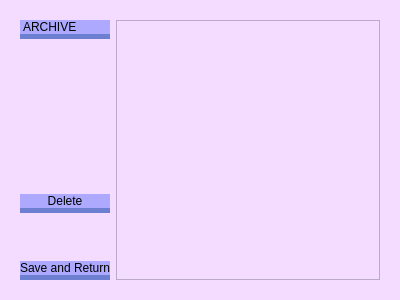
<?xml version="1.0" encoding="UTF-8"?>
<ui version="4.0">
 <class>archivewindow</class>
 <widget class="QDialog" name="archivewindow">
  <property name="geometry">
   <rect>
    <x>0</x>
    <y>0</y>
    <width>400</width>
    <height>300</height>
   </rect>
  </property>
  <property name="windowTitle">
   <string>Dialog</string>
  </property>
  <property name="styleSheet">
   <string notr="true">background-color: rgb(243, 220, 255);</string>
  </property>
  <layout class="QGridLayout" name="gridLayout">
   <item row="0" column="0">
    <widget class="QWidget" name="widget" native="true">
     <layout class="QGridLayout" name="gridLayout_3">
      <item row="0" column="0">
       <layout class="QGridLayout" name="gridLayout_2">
        <item row="0" column="1">
         <layout class="QVBoxLayout" name="verticalLayout_2">
          <property name="spacing">
           <number>0</number>
          </property>
          <item>
           <widget class="QListWidget" name="listofnotes"/>
          </item>
         </layout>
        </item>
        <item row="0" column="0">
         <layout class="QVBoxLayout" name="verticalLayout">
          <item>
           <widget class="QLabel" name="label">
            <property name="styleSheet">
             <string notr="true">font: 14pt &quot;Bodoni MT&quot;;
background-color: rgb(172, 169, 255);
border-radius: 10px;
border-bottom-style:solid;
border-bottom-width: 5px;
border-bottom-color: rgb(109, 127, 209);
</string>
            </property>
            <property name="text">
             <string>ARCHIVE</string>
            </property>
           </widget>
          </item>
          <item>
           <spacer name="verticalSpacer_2">
            <property name="orientation">
             <enum>Qt::Vertical</enum>
            </property>
            <property name="sizeHint" stdset="0">
             <size>
              <width>20</width>
              <height>66</height>
             </size>
            </property>
           </spacer>
          </item>
          <item>
           <spacer name="verticalSpacer">
            <property name="orientation">
             <enum>Qt::Vertical</enum>
            </property>
            <property name="sizeHint" stdset="0">
             <size>
              <width>20</width>
              <height>27</height>
             </size>
            </property>
           </spacer>
          </item>
          <item>
           <spacer name="verticalSpacer_3">
            <property name="orientation">
             <enum>Qt::Vertical</enum>
            </property>
            <property name="sizeHint" stdset="0">
             <size>
              <width>20</width>
              <height>27</height>
             </size>
            </property>
           </spacer>
          </item>
          <item>
           <widget class="QPushButton" name="delete_button">
            <property name="styleSheet">
             <string notr="true">font: 11pt &quot;Bodoni MT&quot;;
background-color: rgb(172, 169, 255);
border-radius: 10px;
border-bottom-style:solid;
border-bottom-width: 5px;
border-bottom-color: rgb(109, 127, 209);</string>
            </property>
            <property name="text">
             <string>Delete</string>
            </property>
           </widget>
          </item>
          <item>
           <spacer name="verticalSpacer_4">
            <property name="orientation">
             <enum>Qt::Vertical</enum>
            </property>
            <property name="sizeHint" stdset="0">
             <size>
              <width>20</width>
              <height>40</height>
             </size>
            </property>
           </spacer>
          </item>
          <item>
           <widget class="QPushButton" name="exit_button">
            <property name="styleSheet">
             <string notr="true">font: 11pt &quot;Bodoni MT&quot;;
background-color: rgb(172, 169, 255);
border-radius: 10px;
border-bottom-style:solid;
border-bottom-width: 5px;
border-bottom-color: rgb(109, 127, 209);
</string>
            </property>
            <property name="text">
             <string>Save and Return</string>
            </property>
           </widget>
          </item>
         </layout>
        </item>
       </layout>
      </item>
     </layout>
    </widget>
   </item>
  </layout>
 </widget>
 <resources/>
 <connections/>
</ui>
